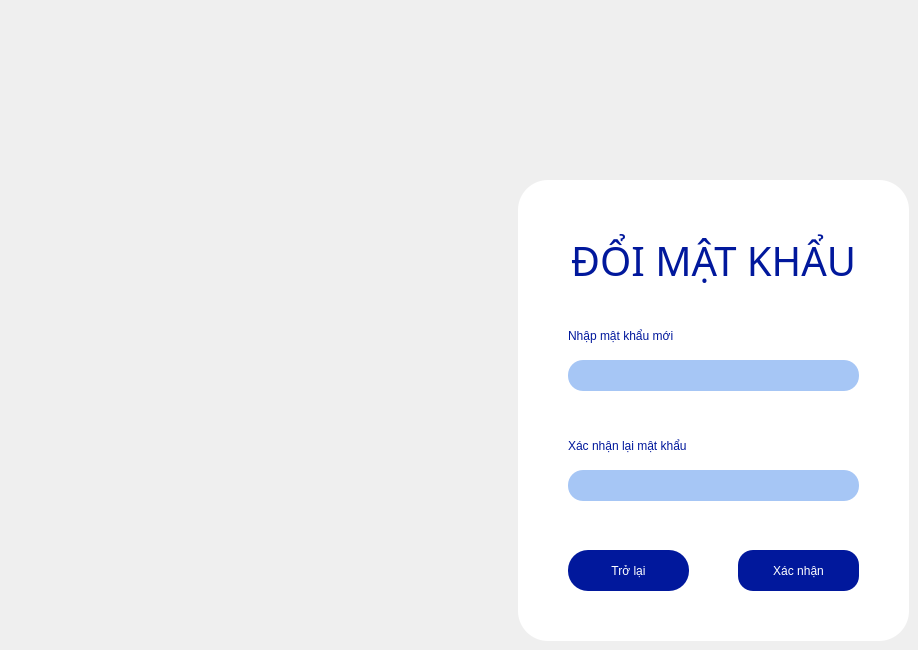
      <widget class="QWidget" name="page_4">
       <widget class="QWidget" name="widget_6" native="true">
        <property name="geometry">
         <rect>
          <x>518</x>
          <y>180</y>
          <width>391</width>
          <height>461</height>
         </rect>
        </property>
        <property name="styleSheet">
         <string notr="true">background-color: rgb(255, 255, 255);
border-radius:30px;
</string>
        </property>
        <widget class="QLabel" name="label_12">
         <property name="geometry">
          <rect>
           <x>50</x>
           <y>140</y>
           <width>181</width>
           <height>31</height>
          </rect>
         </property>
         <property name="styleSheet">
          <string notr="true">font: 500 italic 14pt &quot;Lora Medium&quot;;
color: rgb(1, 24, 156);
background-color: qlineargradient(spread:pad, x1:0, y1:0, x2:1, y2:0, stop:0.79558 rgba(255, 255, 255, 0));</string>
         </property>
         <property name="text">
          <string>Nhập mật khẩu mới</string>
         </property>
        </widget>
        <widget class="QLineEdit" name="newPass">
         <property name="geometry">
          <rect>
           <x>50</x>
           <y>180</y>
           <width>291</width>
           <height>31</height>
          </rect>
         </property>
         <property name="styleSheet">
          <string notr="true">color: rgb(0, 0, 0);
border-color: rgb(0, 0, 0);
background-color: rgb(166, 198, 245);
border-radius: 15px;</string>
         </property>
         <property name="echoMode">
          <enum>QLineEdit::Password</enum>
         </property>
        </widget>
        <widget class="QLabel" name="label_13">
         <property name="geometry">
          <rect>
           <x>50</x>
           <y>250</y>
           <width>211</width>
           <height>31</height>
          </rect>
         </property>
         <property name="styleSheet">
          <string notr="true">font: 500 italic 14pt &quot;Lora Medium&quot;;
color: rgb(1, 24, 156);
background-color: qlineargradient(spread:pad, x1:0, y1:0, x2:1, y2:0, stop:0.79558 rgba(255, 255, 255, 0));</string>
         </property>
         <property name="text">
          <string>Xác nhận lại mật khẩu</string>
         </property>
        </widget>
        <widget class="QLineEdit" name="comfirmPass">
         <property name="geometry">
          <rect>
           <x>50</x>
           <y>290</y>
           <width>291</width>
           <height>31</height>
          </rect>
         </property>
         <property name="styleSheet">
          <string notr="true">color: rgb(0, 0, 0);
border-color: rgb(0, 0, 0);
background-color: rgb(166, 198, 245);
border-radius: 15px;</string>
         </property>
         <property name="echoMode">
          <enum>QLineEdit::Password</enum>
         </property>
        </widget>
        <widget class="QPushButton" name="changePass">
         <property name="geometry">
          <rect>
           <x>220</x>
           <y>370</y>
           <width>121</width>
           <height>41</height>
          </rect>
         </property>
         <property name="styleSheet">
          <string notr="true">QPushButton
{
boder:none;
color: rgb(255, 255, 255);
font: 500 14pt &quot;Bahnschrift&quot;;
background-color: rgb(1, 24, 156);
border-radius: 15px;
}
QPushButton:Hover
{
boder:none;
color: rgb(0, 0, 0);
font: 600 14pt &quot;Bahnschrift&quot;;
background-color: qlineargradient(spread:pad, x1:0, y1:0, x2:0.613022, y2:1, stop:0.171271 rgba(148, 191, 255, 255), stop:0.618785 rgba(199, 221, 255, 255), stop:1 rgba(255, 255, 255, 255));
border-radius:15px;
}
QPushButton:Pressed
{
boder: 5px solid;
background-color: rgb(255, 255, 255);
boder-radius: 15px;
color:black;
}</string>
         </property>
         <property name="text">
          <string>Xác nhận</string>
         </property>
        </widget>
        <widget class="QLabel" name="label_14">
         <property name="geometry">
          <rect>
           <x>10</x>
           <y>30</y>
           <width>371</width>
           <height>101</height>
          </rect>
         </property>
         <property name="font">
          <font>
           <family>UTM Futura Extra</family>
           <pointsize>30</pointsize>
           <italic>false</italic>
           <fontweight>ExtraBold</fontweight>
          </font>
         </property>
         <property name="styleSheet">
          <string notr="true">font: 800 30pt &quot;UTM Futura Extra&quot;;
color: rgb(1, 24, 156);
background-color: qlineargradient(spread:pad, x1:0, y1:0, x2:1, y2:0, stop:0.79558 rgba(255, 255, 255, 0));</string>
         </property>
         <property name="text">
          <string>ĐỔI MẬT KHẨU</string>
         </property>
         <property name="alignment">
          <set>Qt::AlignCenter</set>
         </property>
        </widget>
        <widget class="QPushButton" name="back">
         <property name="geometry">
          <rect>
           <x>50</x>
           <y>370</y>
           <width>121</width>
           <height>41</height>
          </rect>
         </property>
         <property name="styleSheet">
          <string notr="true">QPushButton
{
boder:none;
color: rgb(255, 255, 255);
font: 300 13pt &quot;Lora&quot;;
background-color: rgb(1, 24, 156);
border-radius: 20px;
}
QPushButton:Hover
{
boder:none;
color: rgb(0, 0, 0);
font: 600 13pt &quot;Lora SemiBold&quot;;
background-color: qlineargradient(spread:pad, x1:0, y1:0, x2:0.613022, y2:1, stop:0.171271 rgba(148, 191, 255, 255), stop:0.618785 rgba(199, 221, 255, 255), stop:1 rgba(255, 255, 255, 255));
border-radius: 20px;
}
QPushButton:Pressed
{
boder: 5px solid;
background-color:rgb(255, 255, 255);
boder-radius: 20px;
color:black;
}
</string>
         </property>
         <property name="text">
          <string>Trở lại</string>
         </property>
        </widget>
       </widget>
      </widget>
